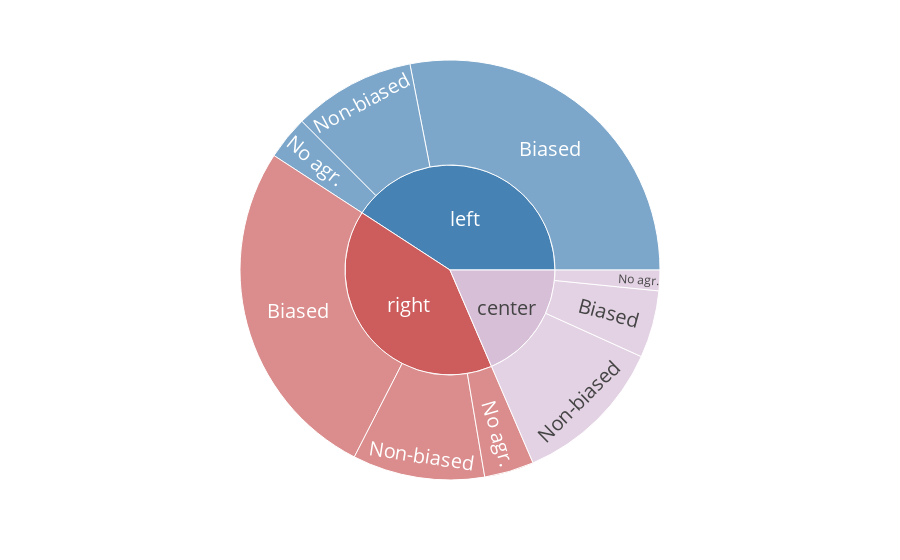

Notebook cell for this chart:
### Code cell
fig = px.sunburst(data_frame = type_bias,
                  path = ['type', 'Label_bias'],
                  values = 'num_sentences',
                  color='type',
                  color_discrete_map={'center':'thistle', 'left':'steelblue','right':'indianred'})
fig.update_traces(textfont_size=20)
fig.show()

### Figure 1 — Plotly figure (JSON) as saved in the notebook; plotly's stock layout.template omitted (floating-point values rounded to 4 significant figures)
{"data": [{"branchvalues": "total", "customdata": [["center"], ["left"], ["right"], ["center"], ["left"], ["right"], ["center"], ["left"], ["right"], ["center"], ["left"], ["right"]], "domain": {"x": [0, 1], "y": [0, 1]}, "hovertemplate": "labels=%{label}<br>num_sentences=%{value}<br>parent=%{parent}<br>id=%{id}<br>type=%{customdata[0]}<extra></extra>", "ids": ["center/Biased", "left/Biased", "right/Biased", "center/No agr.", "left/No agr.", "right/No agr.", "center/Non-biased", "left/Non-biased", "right/Non-biased", "center", "left", "right"], "labels": ["Biased", "Biased", "Biased", "No agr.", "No agr.", "No agr.", "Non-biased", "Non-biased", "Non-biased", "center", "left", "right"], "marker": {"colors": ["thistle", "steelblue", "indianred", "thistle", "steelblue", "indianred", "thistle", "steelblue", "indianred", "thistle", "steelblue", "indianred"]}, "name": "", "parents": ["center", "left", "right", "center", "left", "right", "center", "left", "right", "", "", ""], "textfont": {"size": 20}, "type": "sunburst", "values": [88, 477, 453, 27, 57, 65, 200, 160, 173, 315, 694, 691]}], "layout": {"legend": {"tracegroupgap": 0}, "margin": {"t": 60}}}
